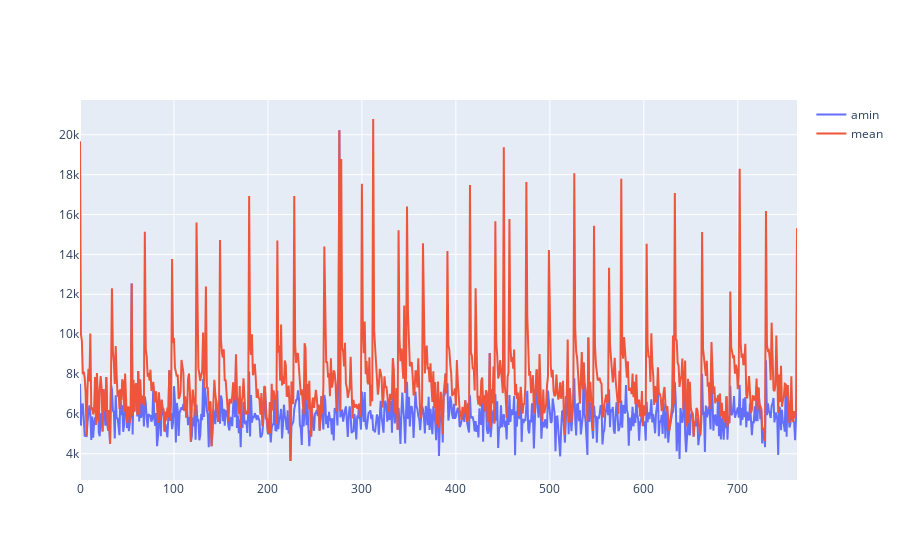

The notebook cell this image was saved under:
### Code cell
df_1 = df.groupby(['generation']).agg({'fitness': [np.min, np.mean]})
df_1.columns = df_1.columns.get_level_values(1)
plot(df_1)

### Figure 1 — Plotly figure (JSON) as saved in the notebook; plotly's stock layout.template omitted (floating-point values rounded to 4 significant figures; data arrays with more than 128 entries replaced by an {"elided": "..."} marker saying what was removed)
{"data": [{"name": "amin", "type": "scatter", "x": {"elided": "764 int values"}, "y": {"elided": "764 float values"}}, {"name": "mean", "type": "scatter", "x": {"elided": "764 int values"}, "y": {"elided": "764 float values"}}], "layout": {}}
